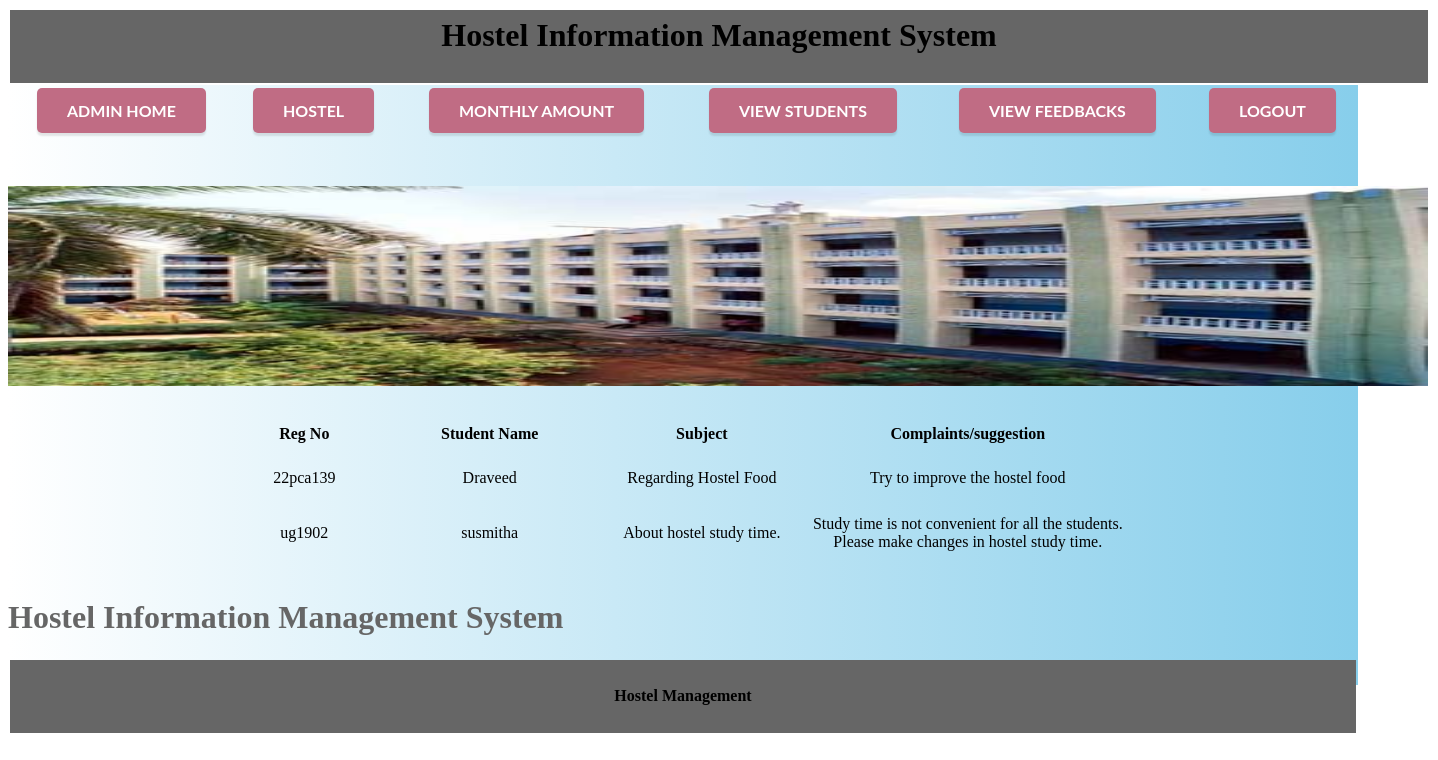
The app's page /ex/viewf.php with its own data.
### tables this page shows
CREATE TABLE `suggest` (
  `id` varchar(20) NOT NULL,
  `reg` varchar(20) NOT NULL,
  `name` varchar(50) NOT NULL,
  `sub` varchar(50) NOT NULL,
  `cmpl` varchar(250) NOT NULL,
  `status` varchar(20) DEFAULT 'pending'
);

### ex/viewf.php (the view, shortened to what this page needs)
<?php
include("dbconnect.php");
extract($_POST);
?>
<html>
<head>
  <link rel="stylesheet" href="indexstyle.css">
  <link rel="stylesheet" href="gradient.css">
  <link rel="stylesheet" href="font.css">
</head>
<body>
  <table width="100%" border="0">
    <tr>
      <th height="73" bgcolor="#666666" scope="col"><h1>Hostel Information Management System</h1>
      </th>
    </tr>
  </table>
  <div id="grad3">
  <table width="100%" border="0">
    <tr>
      <th scope="col"><a href="adminhome.php" class="button pulse">Admin Home</a></th>
      <th scope="col"><a href="hostel.php" class="button pulse">Hostel</a></th>
      <th scope="col"><a href="amnt.php" class="button pulse">Monthly Amount</a></th>
      <th scope="col"><a href="viewstud.php" class="button pulse">View Students</a></th>
	  <th scope="col"><a href="viewf.php" class="button pulse">View Feedbacks</a></th>
      <th scope="col"><a href="index.php" class="button pulse">LogOut</a></th>
    </tr>
  </table>
  <p>&nbsp;</p>
  <div id="content">
   <img src="images\sh.jpg" width="1420" height="200">
<br>
<br>
<br>
<table width="67%" border="0" align="center">
        <tr>
          <td width="16%"><div align="center" class="style6"><strong><strong>Reg No</strong> </div></td>
		  <td width="25%"><div align="center" class="style6"><strong>Student Name</strong> </div></td>
	      <td width="22%"><div align="center" class="style6"><strong>Subject </strong></div></td>
		  <td width="37%"><div align="center" class="style6"><strong>Complaints/suggestion </strong></div></td>
        </tr>
			<tr>
		<td colspa="8">&nbsp;</td>
		</tr>
		<?php
		$qry=mysqli_query($connect,"select * from suggest");
		while($row=mysqli_fetch_array($qry))
		{
		?>
        <tr>
		   <td height="20"><div align="center"><?php echo $row['reg'];?></div></td>
		   <td><div align="center"><?php echo $row['name'];?></div></td>
		   <td><div align="center"><?php echo $row['sub'];?></div></td>
		    <td><div align="center"><?php echo $row['cmpl'];?></div></td>
        </tr>
		<tr>
		<td height="22" colspa="8">&nbsp;</td>
		</tr>
        <?php
		}
		?>
</table>
<marquee scrollamount="10"><h1><font color="#666666">Hostel Information Management System</h1></marquee>
<table width="100%" border="0">
    <tr>
      <th height="73" bgcolor="#666666" scope="col"><p>Hostel Management</p>
      </th>
    </tr>
</table>
</div>
</body>
</html>

### ex/styles/gradient.css (style rules this page uses)
#grad3 { height: 600px; width: 1350px; background-image:linear-gradient(to right,White,skyblue); }

### records on screen
suggest: reg "22pca139", name "Draveed", sub "Regarding Hostel Food", cmpl "Try to improve the hostel food"
suggest: reg "ug1902", name "susmitha", sub "About hostel study time.", cmpl "Study time is not convenient for all the students. Please make changes in hostel study time."
